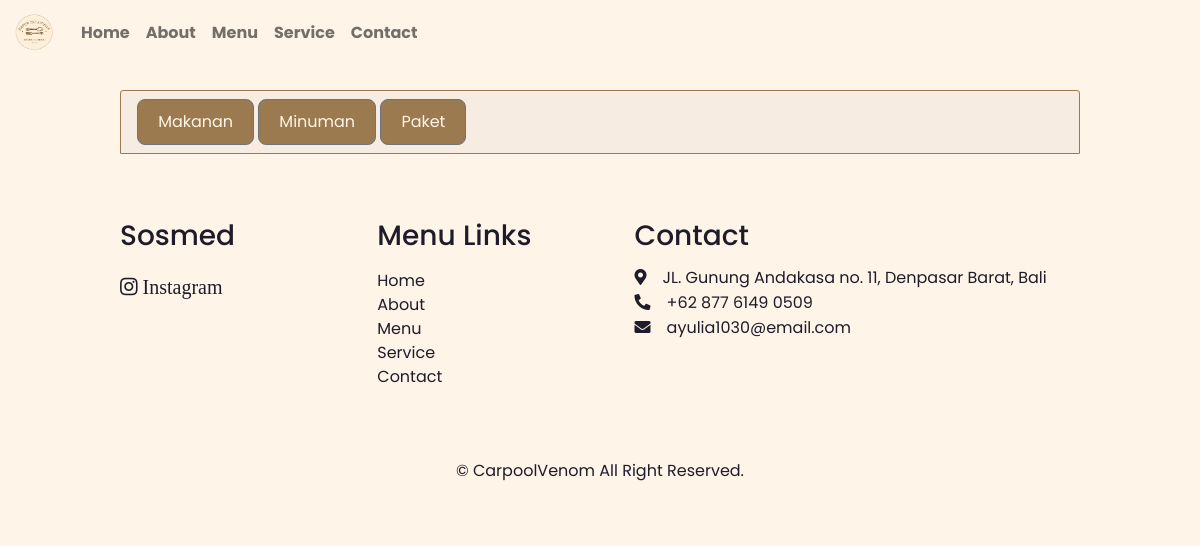
Page /menumin.php on the earlier database version.
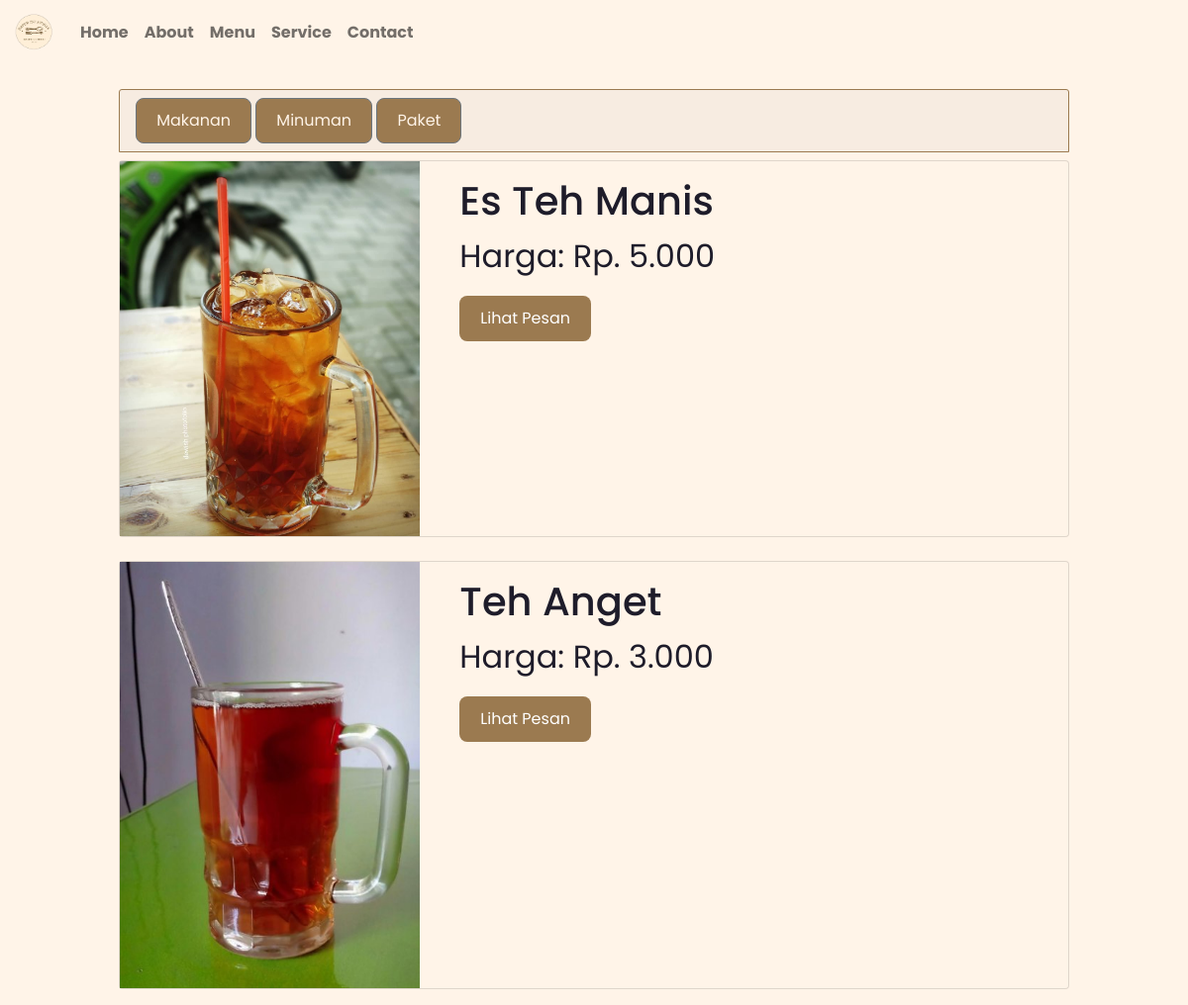
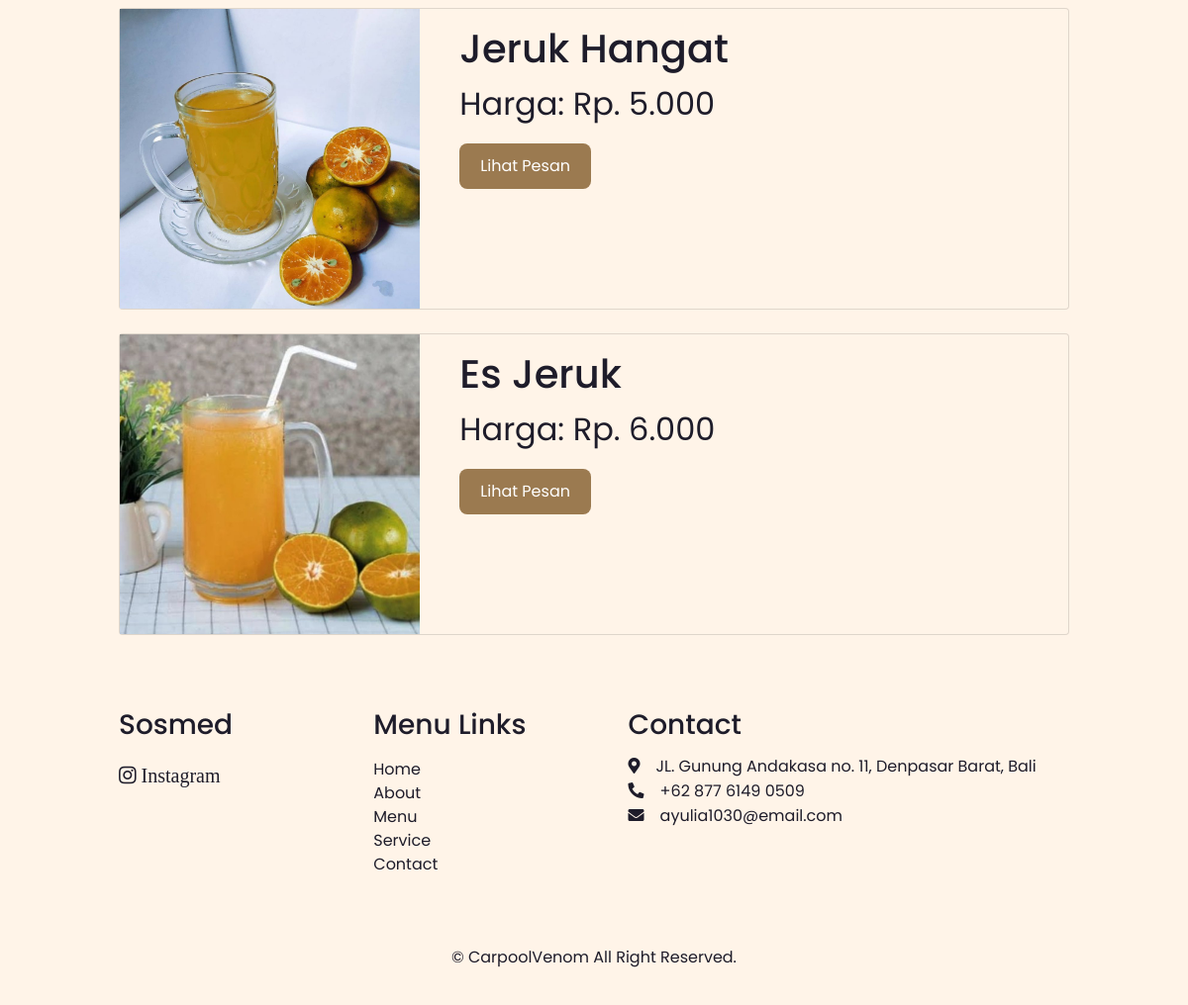
Same page on the later database version (2 pictures, top to bottom).
### tables this page shows
CREATE TABLE `menu` (
  `id_menu` int(11) NOT NULL,
  `nama_menu` varchar(30) NOT NULL,
  `harga_menu` int(11) NOT NULL,
  `kategori` varchar(15) NOT NULL,
  `ukuran` varchar(15) NOT NULL,
  `deskripsi` varchar(300) NOT NULL,
  `gambar` varchar(30) NOT NULL
);

### server.php (called while the page is built, shortened)
<?php
function tambahrp($angka){
    $rupiah ='Rp. '.number_format($angka,0,',','.');
    return $rupiah;
}
?>

### menumin.php (the view, shortened to what this page needs)
<?php
require("server.php");
?>
<!DOCTYPE html>
<html lang="en">
<head>
    <link rel="stylesheet" href="https://unpkg.com/boxicons@latest/css/boxicons.min.css">
    <link href="https://cdn.jsdelivr.net/npm/bootstrap@5.1.0/dist/css/bootstrap.min.css" rel="stylesheet">
    <link rel="stylesheet" href="https://cdnjs.cloudflare.com/ajax/libs/font-awesome/5.15.2/css/all.min.css">
    <link rel="stylesheet" href="style2.css">
</head>
<body style="background-color: #fff4e8;">
    <nav class="navbar navbar-expand-lg navbar-light">
        <div class="container-fluid">
            <a class="navbar-brand">
                <img src="images/Peach and Brown Spoon and Fork Soft Organic Food Logo.png" width="45" height="40">
            </a>
            <div class="collapse navbar-collapse" id="navbarSupportedContent">
                <ul class="navbar-nav me-auto mb-2 mb-lg-0">
                    <li class="nav-item">
                        <a class="nav-link fw-bold" aria-current="page" href="index.php#home">Home</a>
                    </li>
                    <li class="nav-item">
                        <a class="nav-link fw-bold" href="index.php#about">About</a>
                    </li>
                    <li class="nav-item">
                        <a class="nav-link fw-bold" href="menu.php">Menu</a>
                    </li>
                    <li class="nav-item">
                        <a class="nav-link fw-bold" href="index.php#service">Service</a>
                    </li>
                    <li class="nav-item">
                        <a class="nav-link fw-bold" href="index.php#contact">Contact</a>
                    </li>
                </ul>
            </div>
        </div>
    </nav>
    <div class="container">
        <div class="card-header mx-auto mt-4 mb-2" style="max-width: 86%; border: 1px solid #9b7a50;">
            <a class="btn btn-outline-secondary" href="menu.php" role="button">Makanan</a>
            <a class="btn btn-outline-secondary" href="menumin.php" role="button">Minuman</a>
            <a class="btn btn-outline-secondary" href="menupak.php" role="button">Paket</a>
        </div>
        <?php
            $ambilmenu=mysqli_query($conn, "SELECT * FROM menu where kategori='Minuman'");
            while($data=mysqli_fetch_array($ambilmenu)){
            $nama=$data['nama_menu'];
            $harga=$data['harga_menu'];
            $gambar=$data['gambar'];
            $id=$data['id_menu'];
        ?>
        <div class="card mb-4 mx-auto" style="max-width: 86%; background-color: #fff4e8;">
            <div class="row no-gutters">
                <div class="col-md-4">
                    <img src="images/<?=$gambar;?>" width="100%">
                </div>
                <div class="col-md-8">
                    <div class="card-body">
                        <h5 class="card-title" style="font-size: 40px;"><?=$nama?></h5>
                        <p class="card-text" style="font-size: 2em;">Harga: <?=tambahrp($harga)?></p>
                        <button class="btn">
                            <a class="text-white text-decoration-none" href="detailmenu.php?id=<?=$id?>">Lihat Pesan</a>
                        </button>
                    </div>
                </div>
            </div>
        </div>
        <?php
            }
        ?>
    </div>
    <section class="contact" id="contact">
        <div class="contact-box">
            <h3>Sosmed</h3>
            <div class="social">
                <a class="text-dark" href="#"><i class="fab fa-instagram"> Instagram</i></a>
            </div>
        </div>
        <div class="contact-box">
            <h3>Menu Links</h3>
            <li><a class="text-decoration-none" href="index.php#home">Home</a></li>
            <li><a class="text-decoration-none" href="index.php#about">About</a></li>
            <li><a class="text-decoration-none" href="menu.php">Menu</a></li>
            <li><a class="text-decoration-none" href="index.php#services">Service</a></li>
            <li><a class="text-decoration-none" href="index.php#contact">Contact</a></li>
        </div>
        <div class="contact-box address">
            <h3>Contact</h3>
            <i class="fas fa-map-marker-alt"><span class="fw-normal">JL. Gunung Andakasa no. 11, Denpasar Barat, Bali</span></i>
            <i class="fas fa-phone-alt"><span class="fw-normal">+62 877 6149 0509</span></i>
            <i class="fas fa-envelope"><span class="fw-normal">ayulia1030@email.com</span></i>
        </div>
    </section>
    <div class="copyright" style="background-color:#fff4e8;">
        <p>&#169; CarpoolVenom All Right Reserved.</p>
    </div>
</body>
</html>

### style2.css (style rules this page uses)
* { margin: 0; padding: 0; font-family: "Poppins", sans-serif; box-sizing: border-box; scroll-behavior: smooth; scroll-padding-top: 2rem; list-style: none; text-decoration: none; }
:root { --main-color: #9b7a50; --text-color: #1e1c2a; --bg-color: #fff4e8; --big-font: 4rem; --h2-font: 2.24rem; --p-font: 0.9rem; }
section { padding: 50px 10%; }
body { color: var(--text-color); background: var(--bg-color); }
.btn { display: inline-block; background: var(--main-color); padding: 10px 20px; border-radius: 0.5rem; color: #fff4e8; }
.contact { margin-top: 15px; display: grid; grid-template-columns: repeat(auto-fit, minmax(200px, auto)); gap: 1.5rem; }
.contact-box h3 { margin-bottom: 1rem; }
.social { display: flex; margin-top: 1.5rem; }
.social i { font-size: 20px; margin-right: 1rem; color: var(--text-color); }
.contact-box li a { color: var(--text-color); }
.address { display: flex; flex-direction: column; }
.address i { margin-bottom: 0.5rem; font-size: 1rem; }
.address span { margin-left: 1rem; }
.copyright { padding: 20px; text-align: center; }

Differences in the rows shown:
added menu: gambar (picture), nama_menu "Es Teh Manis", harga_menu "Rp. 5.000"
added menu: gambar (picture), nama_menu "Teh Anget", harga_menu "Rp. 3.000"
added menu: gambar (picture), nama_menu "Jeruk Hangat", harga_menu "Rp. 5.000"
added menu: gambar (picture), nama_menu "Es Jeruk", harga_menu "Rp. 6.000"
